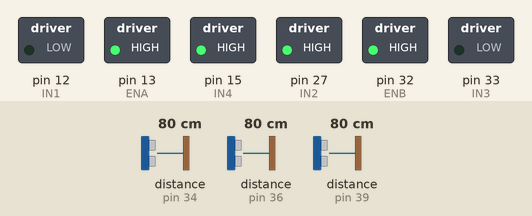
Simulated run of this sketch. Board: Arduino Mega 2560, built with avr-gcc and run on an emulated ATmega2560. Shown: switched loads named in the sketch (green lamp = pin HIGH). Wiring (inferred from the names in the program): 3 × ultrasonic range finder: trigger pin 4, echo pin 36 / trigger pin 25, echo pin 39 / trigger pin 26, echo pin 34. The test bench sets the inputs (shaded band); at power-on: distance to the obstacle (sensors on pin 34, pin 36, pin 39) 80 cm. The echo pulse lasts 58.3 µs per cm; pins used as bus, display or sensor lines are not drawn; what the sketch prints to the serial monitor is not drawn.

Above: at 0.1 s.
Timing chart, 0 to 1.6 s (numbered marks = the images above):
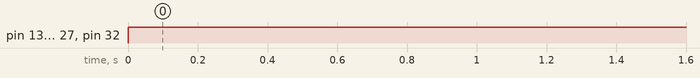

The sketch:

ultrasonic_full_motor_speed_test.ino
```cpp
//Initialize Ultrasonic
#define ECHO_LEFT_PIN 34
#define TRIG_LEFT_PIN 26
#define ECHO_MIDDLE_PIN 39
#define TRIG_MIDDLE_PIN 25
#define ECHO_RIGHT_PIN 36
#define TRIG_RIGHT_PIN 4

//Initialize Motors
#define ENA 13
#define IN1 12
#define IN2 27
#define IN3 33
#define IN4 15
#define ENB 32

//define sound speed in cm/uS
#define SOUND_SPEED 0.034
#define CM_TO_INCH 0.393701

//Sensor timers
unsigned long pingTimerRight; // Start now.
unsigned long pingTimerMiddle; // Start now.
unsigned long pingTimerLeft; // Start now
unsigned int pingSpeed = 50;

float distanceCm_left, distanceCm_middle, distanceCm_right;

void setup() {
  Serial.begin(115200); // Starts the serial communication
  pinMode(ECHO_LEFT_PIN, INPUT);
  pinMode(TRIG_LEFT_PIN, OUTPUT);
  pinMode(ECHO_MIDDLE_PIN, INPUT);
  pinMode(TRIG_MIDDLE_PIN, OUTPUT);
  pinMode(ECHO_RIGHT_PIN, INPUT);
  pinMode(TRIG_RIGHT_PIN, OUTPUT);

  pinMode(ENA, OUTPUT);
  pinMode(IN1, OUTPUT);
  pinMode(IN2, OUTPUT);
  pinMode(IN3, OUTPUT);
  pinMode(IN4, OUTPUT);
  pinMode(ENB, OUTPUT);


  //Sensor timers
  pingTimerRight = millis()+ 50; // Start now.
  pingTimerMiddle = millis() + 100; // Start now.
  pingTimerLeft = millis() + 150; // Start now
}

void loop() {

  if (millis() >= pingTimerLeft) {
    pingTimerLeft += pingSpeed;
    echoSensor("LEFT");
  }

  if (millis() >= pingTimerMiddle) {
    pingTimerMiddle += pingSpeed;
    echoSensor("MIDDLE");
  }

  if (millis() >= pingTimerRight) {
    pingTimerRight += pingSpeed;
    echoSensor("RIGHT");
  }

  analogWrite(ENA,255);
  analogWrite(ENB, 255);
  digitalWrite(IN1,LOW);
  digitalWrite(IN2,HIGH);
  digitalWrite(IN3,LOW);
  digitalWrite(IN4,HIGH);

  // Prints the distance in the Serial Monitor
  Serial.print("Distance left: ");
  Serial.println(distanceCm_left);
  Serial.print("Distance middle: ");
  Serial.println(distanceCm_middle);
  Serial.print("Distance right: ");
  Serial.println(distanceCm_right);

  delay(1000);
}

void echoSensor(String side){

  int trigPin = TRIG_RIGHT_PIN;
  int echoPin = ECHO_RIGHT_PIN;
  long duration;
  float distance;

  if (side == "LEFT") {
    trigPin = TRIG_LEFT_PIN;
    echoPin = ECHO_LEFT_PIN;
  } else if (side == "MIDDLE") {
    trigPin = TRIG_MIDDLE_PIN;
    echoPin = ECHO_MIDDLE_PIN;
  }

  // Clears the trigPin
  digitalWrite(trigPin, LOW);
  delayMicroseconds(2);
  // Sets the trigPin on HIGH state for 10 micro seconds
  digitalWrite(trigPin, HIGH);
  delayMicroseconds(10);
  digitalWrite(trigPin, LOW);

  // Reads the echoPin, returns the sound wave travel time in microseconds
  duration = pulseIn(echoPin, HIGH);

  // Calculate the distance
  distance = duration * SOUND_SPEED/2;

  if (side == "LEFT") {
    distanceCm_left = distance;
  } else if (side == "MIDDLE") {
    distanceCm_middle = distance;
  } else {
    distanceCm_right = distance;
  }


}
```

Measured:
- by itself, pin 13 (ENA), pin 15 (IN4), pin 27 (IN2), pin 32 (ENB): LOW → HIGH at 0.00 s
